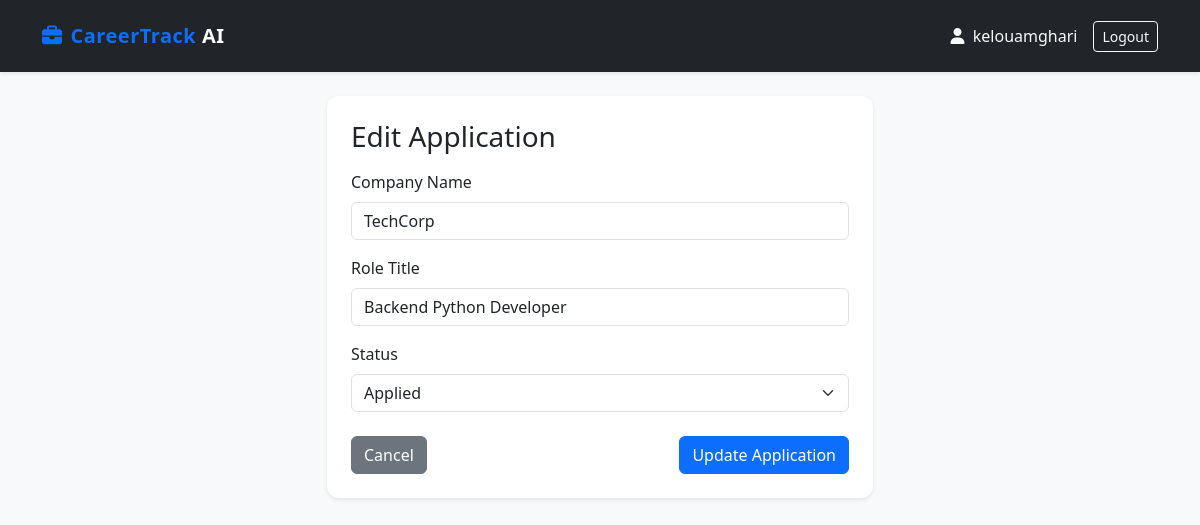
Page /edit/1 (signed in) on the earlier database version.
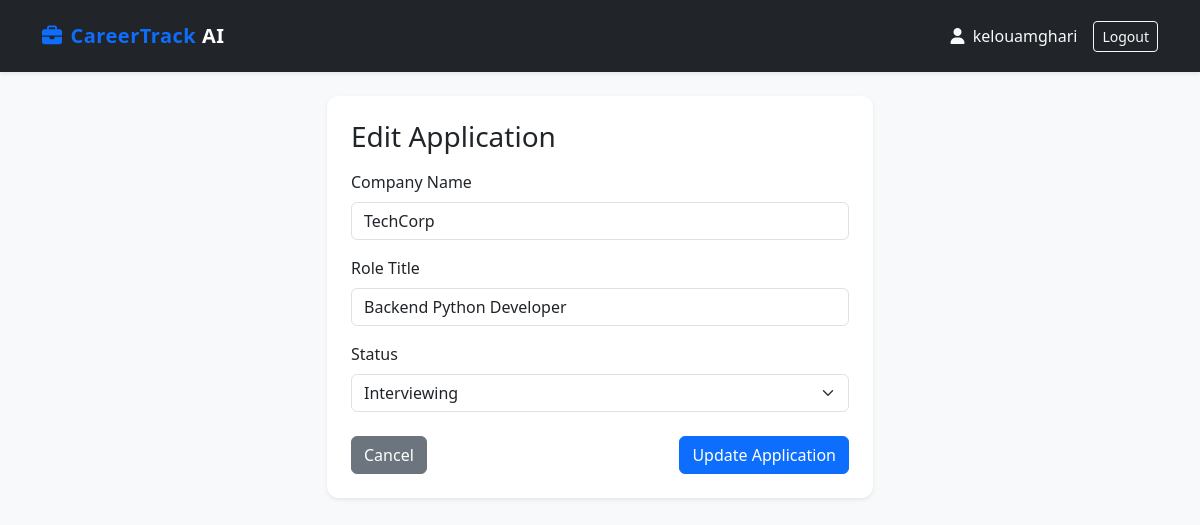
Same page on the later database version.
### app/models.py (models this page shows)
class Application(db.Model):
    id = db.Column(db.Integer, primary_key=True)
    company = db.Column(db.String(100), nullable=False)
    role = db.Column(db.String(100), nullable=False)
    status = db.Column(db.String(50), default='Saved')
    date_applied = db.Column(db.DateTime, default=datetime.utcnow)
    job_description = db.Column(db.Text, nullable=True)
    match_score = db.Column(db.Integer, default=0)
    missing_skills = db.Column(db.String(256), nullable=True)
    user_id = db.Column(db.Integer, db.ForeignKey('user.id'), nullable=False)

### run.py (the view, shortened to what this page needs)
@app.route('/edit/<int:app_id>', methods=['GET', 'POST'])
@login_required
def edit_application(app_id):
    application = Application.query.get_or_404(app_id)
    if application.user_id != current_user.id:
        flash('Unauthorized action.', 'danger')
        return redirect(url_for('dashboard'))
    return render_template('edit_application.html', app=application)

### app/__init__.py (called while the page is built)
def create_app():
    app = Flask(__name__)
    app.config['SECRET_KEY'] = 'dev-secret-key-change-later'
    app.config['SQLALCHEMY_DATABASE_URI'] = 'sqlite:///career.db'
    app.config['SQLALCHEMY_TRACK_MODIFICATIONS'] = False
    db.init_app(app)
    login_manager = LoginManager()
    login_manager.login_view = 'auth.login'
    login_manager.init_app(app)
    @login_manager.user_loader
    def load_user(user_id):
        return User.query.get(int(user_id))
    from app.routes.auth import auth as auth_blueprint
    app.register_blueprint(auth_blueprint)
    with app.app_context():
        db.create_all()
    return app

### app/templates/edit_application.html (shortened to what this page needs)
{% extends 'base.html' %}
{% block content %}
<div class="row justify-content-center">
    <div class="col-md-6">
        <div class="card shadow-sm p-4">
            <h3 class="mb-3">Edit Application</h3>
            <form method="POST">
                <div class="mb-3">
                    <label class="form-label">Company Name</label>
                    <input type="text" name="company" class="form-control" value="{{ app.company }}" required>
                </div>
                <div class="mb-3">
                    <label class="form-label">Role Title</label>
                    <input type="text" name="role" class="form-control" value="{{ app.role }}" required>
                </div>
                <div class="mb-3">
                    <label class="form-label">Status</label>
                    <select name="status" class="form-select">
                        <option value="Applied" {% if app.status == 'Applied' %}selected{% endif %}>Applied</option>
                        <option value="Interviewing" {% if app.status == 'Interviewing' %}selected{% endif %}>Interviewing</option>
                    </select>
                </div>
                <div class="d-flex justify-content-between mt-4">
                    <a href="{{ url_for('dashboard') }}" class="btn btn-secondary">Cancel</a>
                    <button type="submit" class="btn btn-primary">Update Application</button>
                </div>
            </form>
        </div>
    </div>
</div>
{% endblock %}

Differences in the rows shown:
changed Application "TechCorp": status "Applied" → "Interviewing"
